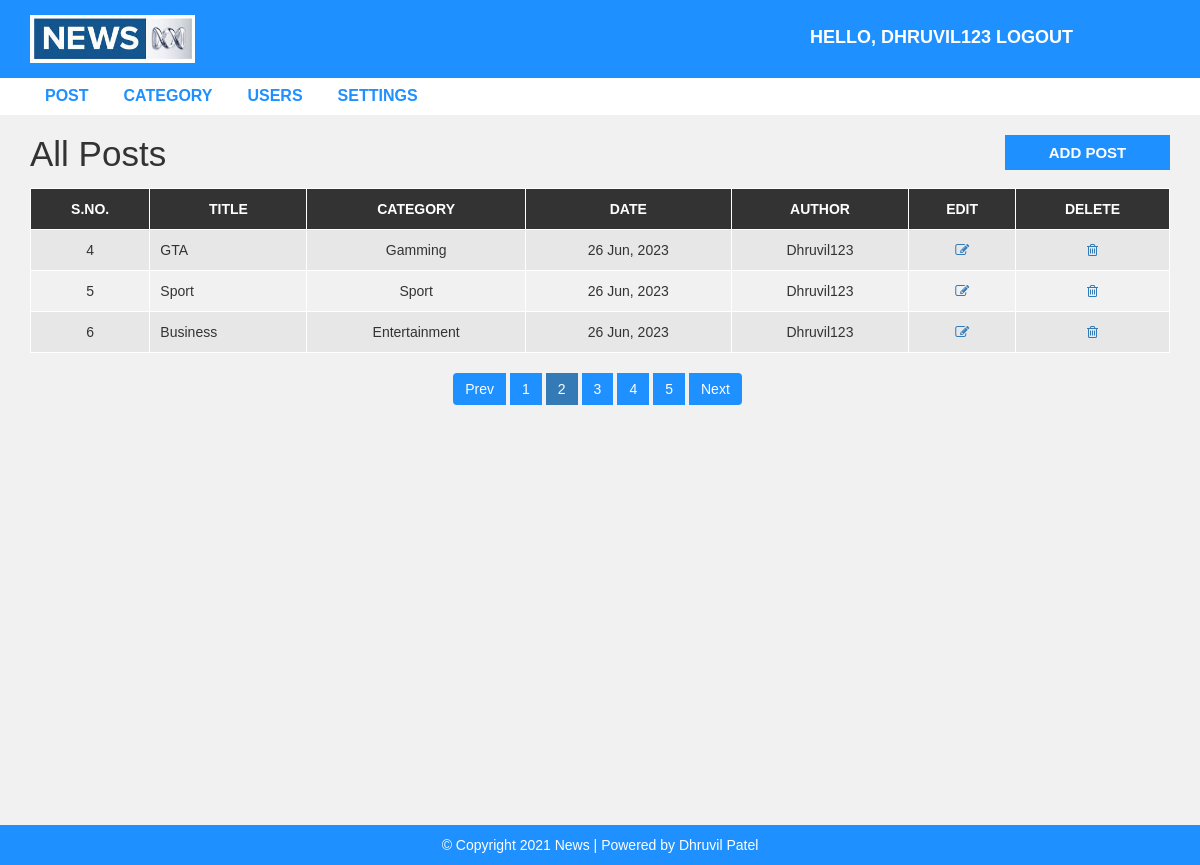
Page /admin/post.php?page=2 (signed in) on the committed database.
### tables this page shows
CREATE TABLE `post` (
  `post_id` int(11) NOT NULL,
  `title` varchar(100) NOT NULL,
  `description` text NOT NULL,
  `category` varchar(100) NOT NULL,
  `post_date` varchar(50) NOT NULL,
  `author` int(11) NOT NULL,
  `post_img` varchar(100) NOT NULL
);

CREATE TABLE `category` (
  `category_id` int(11) NOT NULL,
  `category_name` varchar(100) NOT NULL,
  `post` int(11) NOT NULL DEFAULT 0
);

CREATE TABLE `user` (
  `user_id` int(10) UNSIGNED NOT NULL,
  `first_name` varchar(30) NOT NULL,
  `last_name` varchar(30) NOT NULL,
  `username` varchar(30) DEFAULT NULL,
  `password` varchar(40) DEFAULT NULL,
  `role` int(11) NOT NULL
);

### admin/post.php (the view, shortened to what this page needs)
<?php
include "common/header.php";
?>
  <div id="admin-content">
      <div class="container">
          <div class="row">
              <div class="col-md-10">
                  <h1 class="admin-heading">All Posts</h1>
              </div>
              <div class="col-md-2">
                  <a class="add-new" href="add-post.php">add post</a>
              </div>
              <div class="col-md-12">
              <?php
                    $limit = 3;
                    if(isset($_GET['page'])){
                        $page = $_GET['page'];
                    }else{
                        $page = 1;
                    }
                    $offset = ($page - 1) * $limit;
                    if($_SESSION['role'] == '1'){
                        $sql = "SELECT * FROM post
                        LEFT JOIN category ON post.category = category.category_id
                        LEFT JOIN user ON post.author = user.user_id
                        ORDER BY post.post_id DESC LIMIT {$offset},{$limit} ";
                    }
                    $result = mysqli_query($conn, $sql) or die("Query Failed. " .mysqli_error($conn));
                    if(mysqli_num_rows($result) > 0){
                    ?>
                  <table class="content-table">
                      <thead>
                          <th>S.No.</th>
                          <th>Title</th>
                          <th>Category</th>
                          <th>Date</th>
                          <th>Author</th>
                          <th>Edit</th>
                          <th>Delete</th>
                      </thead>
                      <tbody>
                            <?php
                            $serial = $offset + 1;
                                while($row = mysqli_fetch_assoc($result)){
                            ?>
                          <tr>
                              <td class='id'><?php echo $serial;?></td>
                              <td><?php echo $row['title'];?></td>
                              <td><?php echo $row['category_name'];?></td>
                              <td><?php echo $row['post_date'];?></td>
                              <td><?php echo $row['username'];?></td>
                              <td class='edit'><a href='update-post.php?id=<?php echo $row['post_id']; ?>'<i class='fa fa-edit'></i></a></td>
                              <td class='delete'><a href='delete-post.php?id=<?php echo $row['post_id']; ?>&catid=<?php echo $row['category']; ?>'<i class='fa fa-trash-o'></i></a></td>
                          </tr>
                          <?php
                               $serial++;
                             }
                            ?>
                      </tbody>
                  </table>
                  <?php
                    }
                    $sql1 = "SELECT * FROM post";
                    $result1 = mysqli_query($conn, $sql1) or Die("Query Failed." .mysqli_error($conn));
                    if(mysqli_num_rows($result1)){
                        $total_records = mysqli_num_rows($result1);
                        $total_page = ceil($total_records / $limit);
                        echo '<ul class="pagination admin-pagination">';
                        if($page > 1){
                            echo '<li><a href = "post.php?page='.($page-1).'">Prev</a></li>';
                        }
                        for($i = 1; $i <= $total_page; $i++){
                            if($i == $page){
                                $active = "active";
                            }else{
                                $active = "";
                            }
                            echo '<li class = "'.$active.'"><a href = "post.php?page='.$i.'">'.$i.'</a></li>';
                        }
                        if($total_page > $page){
                            echo '<li><a href = "post.php?page='.($page + 1).'">Next</a></li>';
                        }
                        echo '</ul>';
                    }
                ?>
              </div>
          </div>
      </div>
  </div>
<?php include "common/footer.php"; ?>

### css/style.css (style rules this page uses)
body { background: #f1f1f1; font-family: sans-serif,arial,Helvetica; }
a, a:hover, a:focus { text-decoration: none; outline: none; }
ul { margin:0; padding:0; list-style:none; }
#admin-content { padding: 20px 0; min-height: 750px; }
#admin-content .admin-heading { font-size: 35px; margin: 0 0 15px; }
#admin-content .add-new { color: #fff; background-color: #1E90FF; font-size: 15px; font-weight: 600; text-align: center; text-transform: uppercase; padding: 7px 10px; display: block; transition: all 0.3s; }
#admin-content .content-table { border: 1px solid #000; width: 100%; margin: 0 0 20px; }
#admin-content .content-table thead { color: #fff; background-color: #333; }
#admin-content .content-table th { padding: 10px; border: 1px solid #fff; font-weight: 600; text-align: center; text-transform: uppercase; }
#admin-content .content-table tbody { color: #333; }
#admin-content .content-table tbody tr { background-color: #e7e7e7; }
#admin-content .content-table tbody tr:nth-child(even) { background-color: transparent; }
#admin-content .content-table tbody td { padding: 10px; border: 1px solid #fff; text-align: center; }
#admin-content .content-table tbody td:nth-child(2) { text-align: left; }
#admin-content .admin-pagination { margin: 0; }
#admin-content .admin-pagination li a { display: block; }
.id, .edit, .delete { text-align:center; }
.pagination { display: block; text-align: center; margin: 0; }
.pagination li { display:inline-block; margin: 0 5px 0 0; }
.pagination li a { border: none; background: #1e90ff; color: #fff; }

### rows in the picture
post: title "GTA", category.category_name "Gamming", post_date "26 Jun, 2023", user.username "Dhruvil123"
post: title "Sport", category.category_name "Sport", post_date "26 Jun, 2023", user.username "Dhruvil123"
post: title "Business", category.category_name "Entertainment", post_date "26 Jun, 2023", user.username "Dhruvil123"

### other values in the picture
$_SESSION["username"] "DHRUVIL123"
